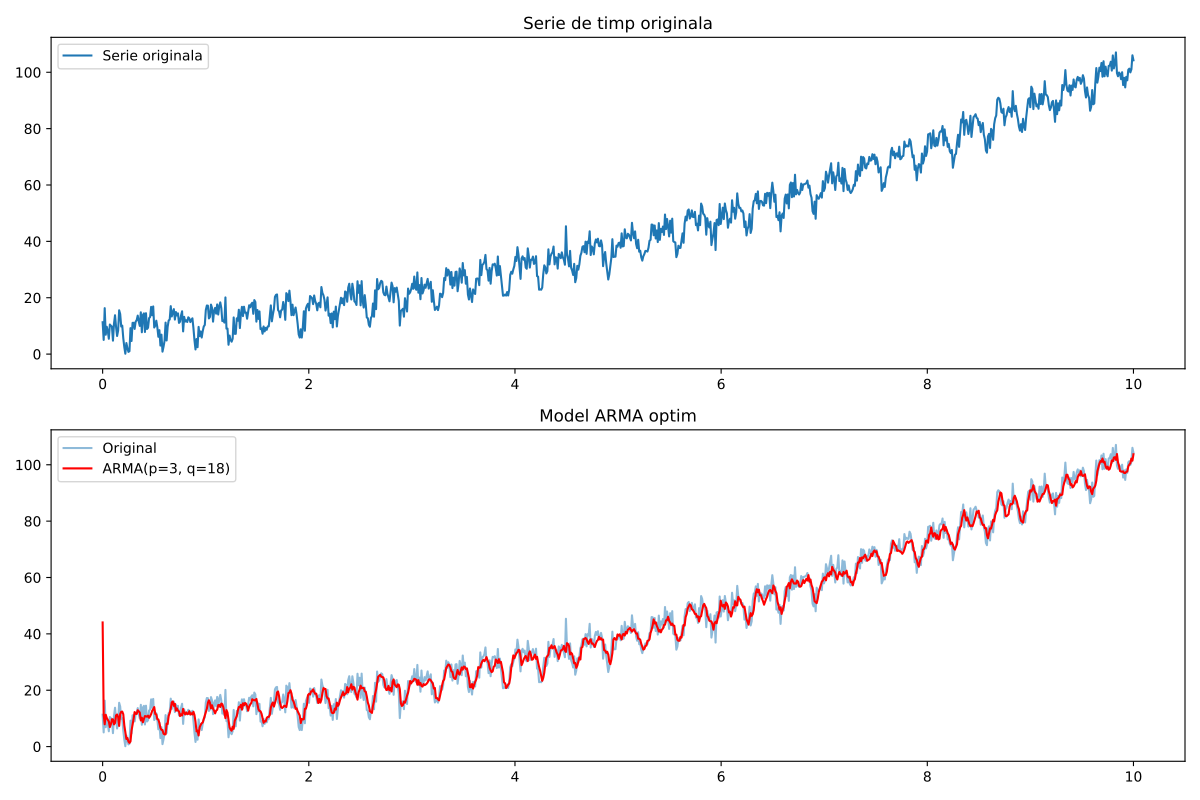

Generate this figure with Python:
import numpy as np
import matplotlib.pyplot as plt
from statsmodels.tsa.arima.model import ARIMA

# Generare serie de timp
N = 1000
t = np.linspace(0, 10, N)

trend = 0.7 * t**2 + 2.5 * t + 8
sezon = 4 * np.sin(6 * np.pi * t) + 2.5 * np.cos(12 * np.pi * t)
zgomot = np.random.normal(0, 2.5, N)

serie = trend + sezon + zgomot

max_p = 20
max_q = 20

best_aic = float('inf')
best_p = 0
best_q = 0
best_model = None

print('Cautare parametri optimi p si q...')

for p in range(0, max_p + 1, 3):
    for q in range(0, max_q + 1, 3):
        if p == 0 and q == 0:
            continue

        model = ARIMA(serie, order=(p, 0, q))
        model_fit = model.fit()
        aic = model_fit.aic
        
        if aic < best_aic:
            best_aic = aic
            best_p = p
            best_q = q
            best_model = model_fit

print(f'\nParametri optimi:')
print(f'p = {best_p}')
print(f'q = {best_q}')
print(f'AIC = {best_aic:.2f}')

# Pred cu optim
y_pred = best_model.fittedvalues

plt.figure(figsize=(12, 8))

plt.subplot(2, 1, 1)
plt.plot(t, serie, label='Serie originala')
plt.title('Serie de timp originala')
plt.legend()

plt.subplot(2, 1, 2)
plt.plot(t, serie, label='Original', alpha=0.5)
plt.plot(t, y_pred, label=f'ARMA(p={best_p}, q={best_q})', color='red')
plt.title(f'Model ARMA optim')
plt.legend()


plt.tight_layout()
plt.savefig('exercitiul4.pdf')
plt.show()
